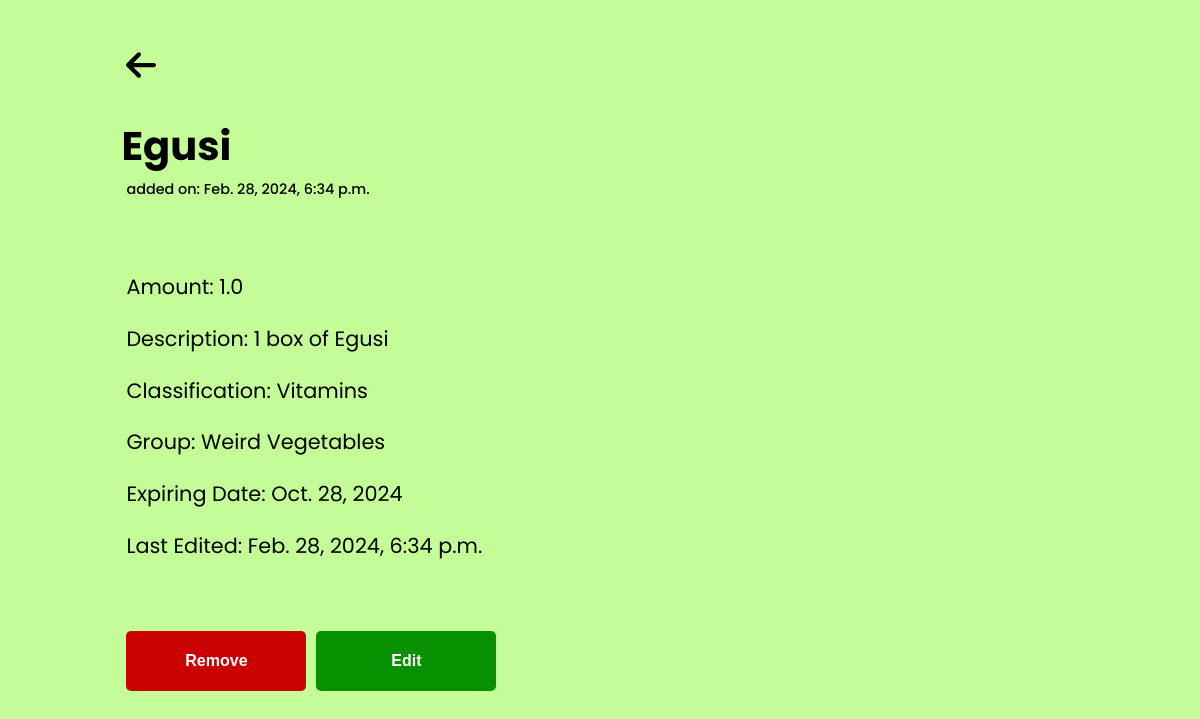
Page /item-details/32/ (signed in) on the committed database.
### base/models.py (models this page shows, shortened)
class Item(models.Model):
    name = models.CharField(max_length=200)
    user = models.ForeignKey(User, on_delete=models.CASCADE)
    amount = models.FloatField(null=True, blank=True)
    description = models.TextField(null=True, blank=True)
    classification = models.ForeignKey(Classification, on_delete=models.CASCADE, null=True)
    recommended_groups = models.ForeignKey(Group, on_delete=models.CASCADE, null=True, blank=True)
    expiring_date = models.DateField(null=True)
    created = models.DateTimeField(auto_now_add=True)
    updated = models.DateTimeField(auto_now=True)

class Classification(models.Model):
    class_name = models.CharField(max_length=100)
    created = models.DateTimeField(auto_now_add=True)
    updated = models.DateTimeField(auto_now=True)
    def __str__(self):
        return self.class_name

class Group(models.Model):
    user = models.ForeignKey(User, null=True, blank=True, on_delete=models.CASCADE)
    group_name = models.CharField(max_length=200)
    created = models.DateTimeField(auto_now_add=True)
    updated = models.DateTimeField(auto_now=True)
    def __str__(self):
        return self.group_name

### base/views.py (the view)
# urls.py: path('item-details/<str:pk>/', views.itemPage, name='itemPage'),
@login_required(login_url='/login')
def itemPage(request, pk):
    item = Item.objects.get(id=pk)
    context = {'item': item}
    return render(request, 'base/item.html', context)

### base/templates/base/item.html
{% extends 'main.html' %}
{% block content %}
{% load static %}
<link rel="stylesheet" href="{% static 'styles/item.css' %}">
<main>
    <div class="content">
        <div class="header">
            <a href="{{request.META.HTTP_REFERER}}">
                <img src="{% static 'images/back-arrow.svg' %}" alt="" class="back-arrow">
            </a>
            <h1 class="item-name-heading">{{item.name}}</h1>
            <span class="created-txt">added on: {{item.created}}</span>
        </div>
        <div class="item-details">
            <p class="amount">Amount: {{item.amount}}</p>
            <p class="description">Description: {% if item.description %}{{item.description}}{%else%}None{%endif%}</p>
            <p class="classification">Classification: {{item.classification}}</p>
            <p class="group">Group: {% if item.recommended_groups %}{{item.recommended_groups}}{%else%}{{item.other_groups}}{%endif%}</p>
            <p class="expiring_date">Expiring Date: {{item.expiring_date}}</p>
            <p class="last_updated">Last Edited: {{item.updated}}</p>
        </div>
        <div class="buttons-div">
            <a href="{% url 'deleteItem' item.id %}">
                <button class="remove-btn">Remove</button>
            </a>
            <a href="{% url 'editItem' item.id %}">
                <button class="edit-btn">Edit</button>
            </a>
        </div>
    </div>
</main>
{% endblock %}

### static/styles/item.css (style rules this page uses)
body { font-family: "Poppins", sans-serif; background-color: rgb(196, 253, 152); }
main { display: flex; justify-content: center; }
.content { width: 80%; margin-top: 40px; }
.back-arrow { width: 30px; transition: .3s; }
.item-name-heading { margin-bottom: 0; margin-left: -5px; font-size: 2.5em; }
.created-txt { font-size: .9em; font-weight: 500; }
.item-details { margin-top: 70px; font-size: 1.3em; font-weight: 400; }
.buttons-div { margin-top: 70px; display: flex; }
.buttons-div button { width: 180px; height: 60px; border-radius: 5px; border: 0; color: #ffffff; font-weight: bold; cursor: pointer; font-size: 1em; transition: .3s; }
.remove-btn { background-color: rgb(203, 0, 0); margin-right: 10px; }
.edit-btn { background-color: rgb(7, 144, 0); }

### rows in the picture
Item: name "Egusi", created "Feb. 28, 2024, 6:34 p.m.", amount "1.0", description "1 box of Egusi", classification "Vitamins", recommended_groups "Weird Vegetables", expiring_date "Oct. 28, 2024", updated "Feb. 28, 2024, 6:34 p.m."
